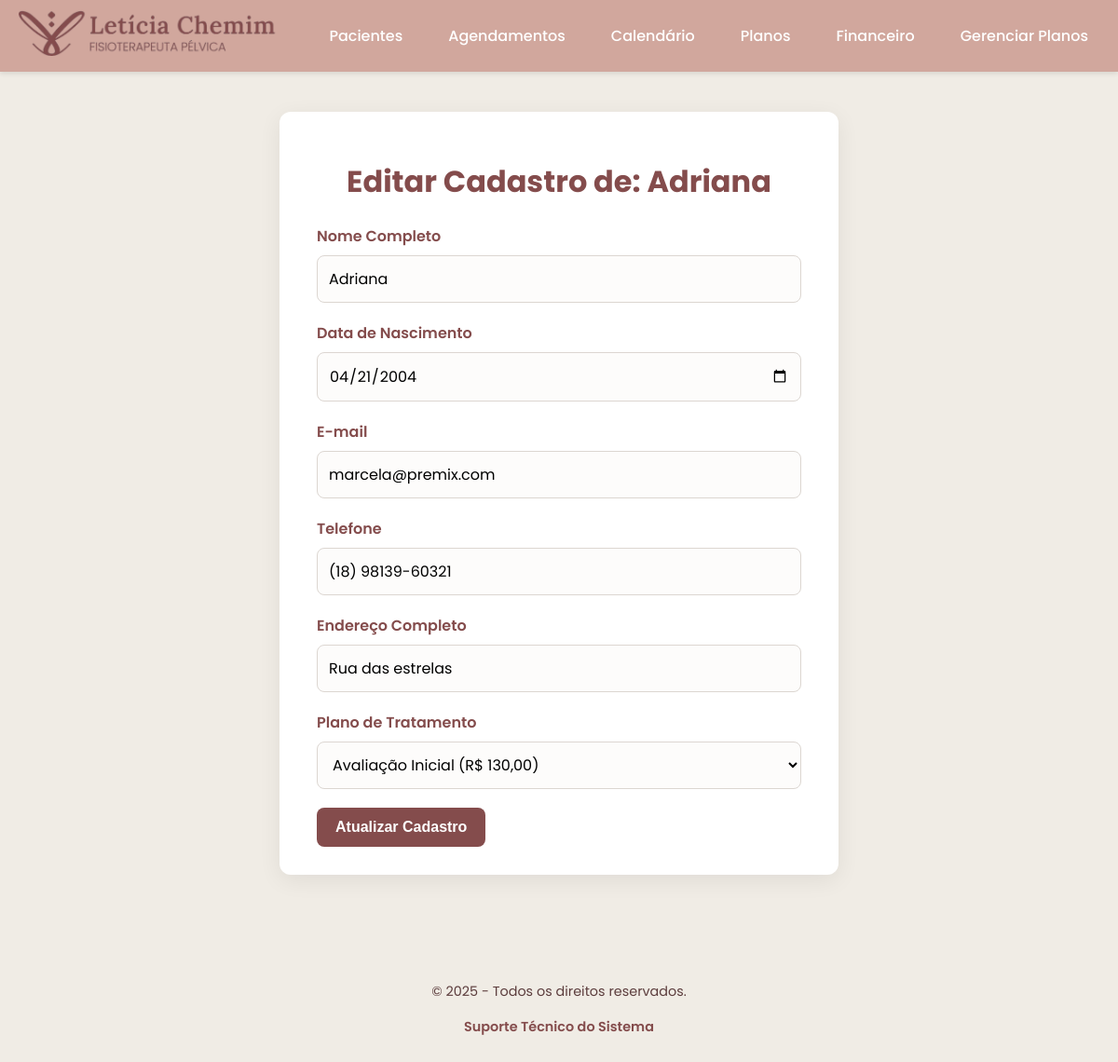
/editar/20, run on the app's committed database.
### tables this page shows
CREATE TABLE pacientes (
        id INTEGER PRIMARY KEY AUTOINCREMENT,
        nome TEXT NOT NULL,
        data_nascimento TEXT NOT NULL,
        email TEXT NOT NULL,
        telefone TEXT NOT NULL,
        endereco TEXT,
        plano_id INTEGER,
        data_cadastro TIMESTAMP DEFAULT CURRENT_TIMESTAMP,
        FOREIGN KEY (plano_id) REFERENCES planos (id)
    );

CREATE TABLE planos (
        id INTEGER PRIMARY KEY AUTOINCREMENT,
        nome TEXT NOT NULL,
        numero_sessoes INTEGER NOT NULL,
        valor_total REAL NOT NULL,
        descricao TEXT
    );

### app.py (the view, shortened to what this page needs)
@app.route('/editar/<int:id>', methods=['GET', 'POST'])
def editar_paciente(id):
    db = get_db()
    paciente = db.execute('SELECT * FROM pacientes WHERE id = ?', (id,)).fetchone()
    planos = db.execute('SELECT * FROM planos ORDER BY nome').fetchall()
    return render_template('editar_paciente.html', paciente=paciente, planos=planos)

### app.py (called while the page is built)
@app.context_processor
def inject_year():
    return {'current_year': datetime.now().year}

def get_db():
    db = getattr(g, '_database', None)
    if db is None:
        db = g._database = sqlite3.connect(DATABASE)
        db.row_factory = sqlite3.Row
    return db

@app.teardown_appcontext
def close_connection(exception):
    db = getattr(g, '_database', None)
    if db is not None:
        db.close()

@app.template_filter('brl')
def format_currency(value):
    if value is None:
        value = 0.0
    return f"R$ {value:,.2f}".replace(",", "X").replace(".", ",").replace("X", ".")

### templates/editar_paciente.html (shortened to what this page needs)
{% extends "base.html" %}
{% block content %}
<div class="container">
    <h1>Editar Cadastro de: {{ paciente['nome'] }}</h1>
    <form action="{{ url_for('editar_paciente', id=paciente['id']) }}" method="post">
        <div class="form-group">
            <label for="nome">Nome Completo</label>
            <input type="text" id="nome" name="nome" value="{{ paciente['nome'] }}" required>
        </div>
        <div class="form-group">
            <label for="data_nascimento">Data de Nascimento</label>
            <input type="date" id="data_nascimento" name="data_nascimento" value="{{ paciente['data_nascimento'] }}" required>
        </div>
        <div class="form-group">
            <label for="email">E-mail</label>
            <input type="email" id="email" name="email" value="{{ paciente['email'] }}" required>
        </div>
        <div class="form-group">
            <label for="telefone">Telefone</label>
            <input type="tel" id="telefone" name="telefone" value="{{ paciente['telefone'] }}" required>
        </div>
        <div class="form-group">
            <label for="endereco">Endereço Completo</label>
            <input type="text" id="endereco" name="endereco" placeholder="Rua, Número, Bairro, Cidade - Estado" value="{{ paciente['endereco'] or '' }}">
        </div>
        <div class="form-group">
            <label for="plano_id">Plano de Tratamento</label>
            <select id="plano_id" name="plano_id">
                {% for plano in planos %}
                    <option value="{{ plano.id }}" {% if plano.id == paciente.plano_id %}selected{% endif %}>
                        {{ plano.nome }} ({{ plano.valor_total|brl }})
                    </option>
                {% endfor %}
            </select>
        </div>
        <button type="submit">Atualizar Cadastro</button>
    </form>
</div>
{% endblock %}

### static/css/style.css (style rules this page uses)
body { font-family: 'Poppins', sans-serif; background-color: #F0ECE5; color: #5c3d3d; margin: 0; display: flex; flex-direction: column; min-height: 100vh; }
h1, h2, h3 { color: #844C4C; text-align: center; }
.container, .container-large { background-color: #ffffff; padding: 30px 40px; border-radius: 12px; box-shadow: 0 6px 25px rgba(0, 0, 0, 0.07); width: 100%; box-sizing: border-box; margin: 0 auto; }
.container { max-width: 600px; }
.form-group { margin-bottom: 20px; }
label { display: block; margin-bottom: 8px; font-weight: 600; color: #844C4C; }
input[type="text"], input[type="email"], input[type="tel"], input[type="date"], input[type="datetime-local"], input[type="number"], select, textarea { width: 100%; padding: 12px; border: 1px solid #dcd6d1; border-radius: 8px; box-sizing: border-box; font-family: 'Poppins', sans-serif; font-size: 1rem; background-color: #fdfcfb; transition: border-color 0.3s, box-shadow 0.3s; }
button, .btn-action-dash { background-color: #844C4C; border: none; border-radius: 8px; color: white; font-size: 1rem; font-weight: 600; cursor: pointer; padding: 12px 20px; transition: background-color 0.3s, transform 0.2s; }

### data on the page
pacientes: nome "Adriana", data_nascimento "04/21/2004", email "marcela@premix.com", telefone "(18) 98139-60321", endereco "Rua das estrelas", plano_id "Avaliação Inicial (R$ 130,00)"
